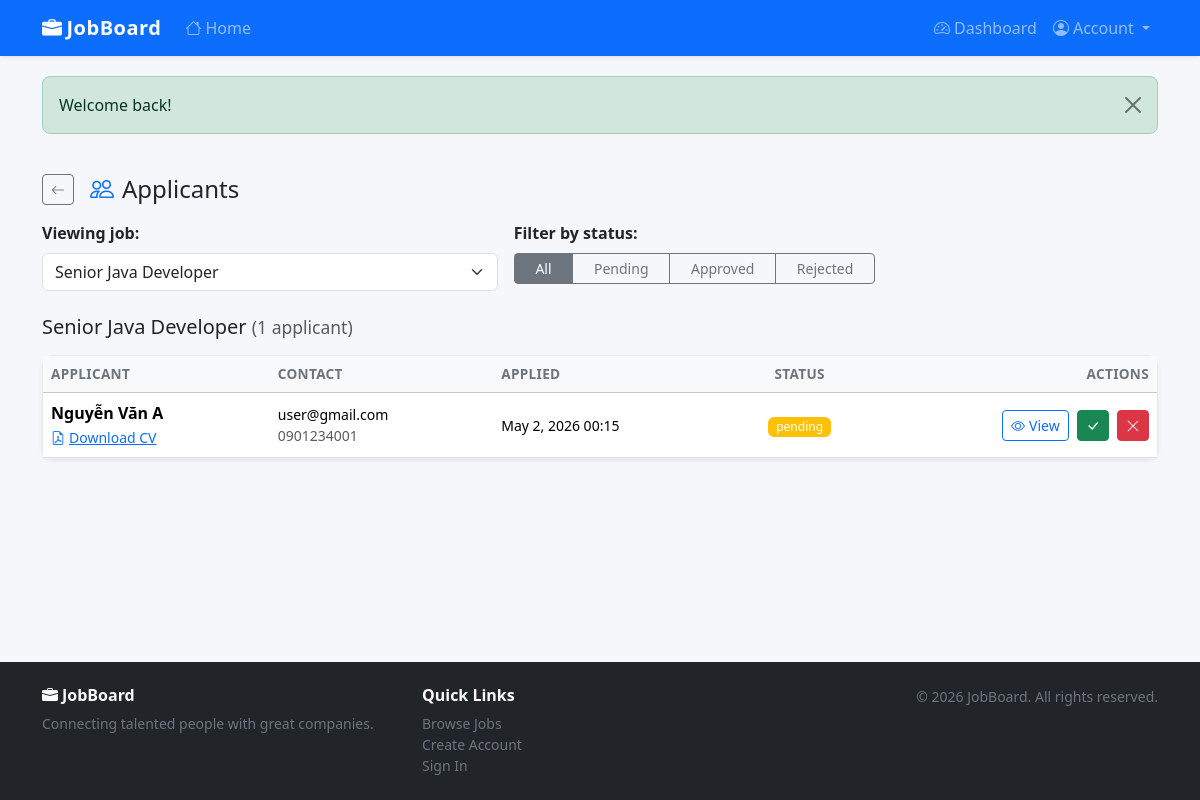
The page /employer/applicants.php?job_id=1 (signed in) on the database its author committed.
### tables this page shows
CREATE TABLE `job_posts` (
  `id`           int(10) UNSIGNED NOT NULL AUTO_INCREMENT,
  `employer_id`  int(10) UNSIGNED NOT NULL,
  `title`        varchar(200)     NOT NULL,
  `description`  text             NOT NULL,
  `requirements` text             DEFAULT NULL,
  `salary`       varchar(100)     DEFAULT NULL COMMENT 'DEPRECATED — use salary_min/salary_max',
  `salary_min`   bigint(20)       DEFAULT NULL,
  `salary_max`   bigint(20)       DEFAULT NULL,
  `currency`     enum('VND','USD','EUR') NOT NULL DEFAULT 'VND',
  `end_date`     date             DEFAULT NULL COMMENT 'Application deadline',
  `recruit_type` enum('fulltime','parttime','online','offline') NOT NULL DEFAULT 'fulltime',
  `location`     varchar(150)     DEFAULT NULL,
  `category`     varchar(100)     DEFAULT NULL,
  `status`       enum('open','closed') NOT NULL DEFAULT 'open',
  `created_at`   datetime         NOT NULL DEFAULT current_timestamp(),
  PRIMARY KEY (`id`),
  KEY `idx_jp_employer`  (`employer_id`),
  KEY `idx_jp_status`    (`status`),
  KEY `idx_jp_created`   (`created_at`),
  KEY `idx_jp_end_date`  (`end_date`),
  CONSTRAINT `fk_jp_employer` FOREIGN KEY (`employer_id`) REFERENCES `employer_profiles` (`id`) ON DELETE CASCADE
);

CREATE TABLE `applications` (
  `id`           int(10) UNSIGNED NOT NULL AUTO_INCREMENT,
  `job_id`       int(10) UNSIGNED NOT NULL,
  `jobseeker_id` int(10) UNSIGNED NOT NULL,
  `cover_letter` text             DEFAULT NULL,
  `status`       enum('pending','approved','rejected') NOT NULL DEFAULT 'pending',
  `applied_at`   datetime         NOT NULL DEFAULT current_timestamp(),
  PRIMARY KEY (`id`),
  UNIQUE KEY `uq_jobseeker_employer_active` (`job_id`,`jobseeker_id`),
  KEY `idx_app_jobseeker` (`jobseeker_id`),
  CONSTRAINT `fk_app_job`    FOREIGN KEY (`job_id`)       REFERENCES `job_posts`          (`id`) ON DELETE CASCADE,
  CONSTRAINT `fk_app_seeker` FOREIGN KEY (`jobseeker_id`) REFERENCES `jobseeker_profiles` (`id`) ON DELETE CASCADE
);

CREATE TABLE `jobseeker_profiles` (
  `id`          int(10) UNSIGNED NOT NULL AUTO_INCREMENT,
  `user_id`     int(10) UNSIGNED NOT NULL,
  `fullname`    varchar(150)     NOT NULL DEFAULT '',
  `phone`       varchar(30)      DEFAULT NULL,
  `bio`         text             DEFAULT NULL,
  `cv_path`     varchar(255)     DEFAULT NULL,
  `avatar_path` varchar(255)     DEFAULT NULL,
  `last_update` datetime         DEFAULT NULL,
  `skills`      text             DEFAULT NULL COMMENT 'Comma-separated list of skills',
  `education`   varchar(255)     DEFAULT NULL,
  `location`    varchar(255)     DEFAULT NULL,
  `status`      enum('active','inactive') NOT NULL DEFAULT 'active',
  PRIMARY KEY (`id`),
  UNIQUE KEY `uq_jsp_user` (`user_id`),
  CONSTRAINT `fk_jsp_user` FOREIGN KEY (`user_id`) REFERENCES `users` (`id`) ON DELETE CASCADE
);

CREATE TABLE `users` (
  `id`            int(10) UNSIGNED NOT NULL AUTO_INCREMENT,
  `email`         varchar(180)     NOT NULL,
  `password_hash` varchar(255)     NOT NULL,
  `role`          enum('employer','jobseeker') NOT NULL,
  `created_at`    datetime         NOT NULL DEFAULT current_timestamp(),
  `last_login`    datetime         DEFAULT NULL,
  `status`        enum('active','inactive') NOT NULL DEFAULT 'active',
  PRIMARY KEY (`id`),
  UNIQUE KEY `uq_users_email` (`email`)
);

### employer/applicants.php (the view, shortened to what this page needs)
<?php
$user  = getCurrentUser();
$epId  = $user['profile_id'];
$jobId = (int)($_GET['job_id'] ?? 0);
try {
    $pdo = getDB();
    $jobStmt = $pdo->prepare(
        'SELECT jp.id, jp.title FROM job_posts jp WHERE jp.id = ? AND jp.employer_id = ?'
    );
    $jobStmt->execute([$jobId, $epId]);
    $job = $jobStmt->fetch();
    $allJobs = $pdo->prepare(
        'SELECT id, title FROM job_posts WHERE employer_id = ? ORDER BY created_at DESC'
    );
    $allJobs->execute([$epId]);
    $allJobs = $allJobs->fetchAll();
    $statusFilter = $_GET['status'] ?? '';
    $where  = ['a.job_id = ?'];
    $params = [$jobId];
    $whereSQL = 'WHERE ' . implode(' AND ', $where);
    $appStmt = $pdo->prepare(
        'SELECT a.id AS app_id, a.status, a.applied_at, a.cover_letter,
                jsp.id AS profile_id, jsp.fullname, jsp.phone, jsp.cv_path,
                u.email
         FROM applications a
         JOIN jobseeker_profiles jsp ON jsp.id = a.jobseeker_id
         JOIN users u ON u.id = jsp.user_id
         ' . $whereSQL . '
         ORDER BY a.applied_at DESC'
    );
    $appStmt->execute($params);
    $applications = $appStmt->fetchAll();
} catch (PDOException $e) {
    error_log($e->getMessage());
    setFlash('danger', 'Could not load applications.');
    header('Location: /website/employer/manage_posts.php');
    exit;
}
$badgeMap = ['pending' => 'warning', 'approved' => 'success', 'rejected' => 'danger'];
require_once __DIR__ . '/../includes/header.php';
?>
<div class="d-flex align-items-center mb-3 gap-3">
  <a href="/website/employer/manage_posts.php" class="btn btn-outline-secondary btn-sm">
    <i class="bi bi-arrow-left"></i>
  </a>
  <h4 class="mb-0">
    <i class="bi bi-people me-2 text-primary"></i>Applicants
  </h4>
</div>
<div class="row g-3 mb-4">
  <div class="col-md-5">
    <label class="form-label fw-semibold">Viewing job:</label>
    <form method="get" class="d-flex gap-2">
      <select name="job_id" class="form-select" onchange="this.form.submit()">
        <?php foreach ($allJobs as $j): ?>
          <option value="<?= $j['id'] ?>"
            <?= $j['id'] == $jobId ? 'selected' : '' ?>>
            <?= htmlspecialchars($j['title']) ?>
          </option>
        <?php endforeach; ?>
      </select>
    </form>
  </div>
  <div class="col-md-4">
    <label class="form-label fw-semibold">Filter by status:</label>
    <div class="btn-group w-100">
      <?php foreach ([''=>'All','pending'=>'Pending','approved'=>'Approved','rejected'=>'Rejected'] as $val => $label): ?>
        <a href="?job_id=<?= $jobId ?>&status=<?= $val ?>"
           class="btn btn-sm btn-<?= $statusFilter === $val ? '' : 'outline-' ?>secondary">
          <?= $label ?>
        </a>
      <?php endforeach; ?>
    </div>
  </div>
</div>
<h5 class="mb-3">
  <?= htmlspecialchars($job['title']) ?>
  <small class="text-muted">(<?= count($applications) ?> applicant<?= count($applications) != 1 ? 's' : '' ?>)</small>
</h5>
<?php if (empty($applications)): ?>
  <div class="text-center py-5 text-muted">
    <i class="bi bi-inbox fs-1 d-block mb-3"></i>
    No applications<?= $statusFilter ? ' with status "' . htmlspecialchars($statusFilter) . '"' : '' ?>.
  </div>
<?php else: ?>
  <div class="card shadow-sm">
    <div class="table-responsive">
      <table class="table table-hover align-middle mb-0">
        <thead class="table-light">
          <tr>
            <th>Applicant</th>
            <th>Contact</th>
            <th>Applied</th>
            <th class="text-center">Status</th>
            <th class="text-end">Actions</th>
          </tr>
        </thead>
        <tbody>
          <?php foreach ($applications as $app): ?>
            <tr>
              <td>
                <div class="fw-semibold">
                  <?= htmlspecialchars($app['fullname'] ?: 'Anonymous') ?>
                </div>
                <?php if ($app['cv_path']): ?>
                  <a href="/website/<?= htmlspecialchars($app['cv_path']) ?>"
                     target="_blank" class="small text-primary">
                    <i class="bi bi-file-earmark-pdf me-1"></i>Download CV
                  </a>
                <?php else: ?>
                  <span class="small text-muted">No CV uploaded</span>
                <?php endif; ?>
              </td>
              <td>
                <div class="small"><?= htmlspecialchars($app['email']) ?></div>
                <?php if ($app['phone']): ?>
                  <div class="small text-muted"><?= htmlspecialchars($app['phone']) ?></div>
                <?php endif; ?>
              </td>
              <td class="text-nowrap small">
                <?= date('M j, Y H:i', strtotime($app['applied_at'])) ?>
              </td>
              <td class="text-center">
                <span class="badge bg-<?= $badgeMap[$app['status']] ?>">
                  <?= $app['status'] ?>
                </span>
              </td>
              <td class="text-end text-nowrap">
                <a href="/website/employer/view_applicant.php?app_id=<?= $app['app_id'] ?>"
                   class="btn btn-sm btn-outline-primary me-1">
                  <i class="bi bi-eye me-1"></i>View
                </a>
                <?php if ($app['status'] !== 'approved'): ?>
                  <form method="post" class="d-inline">
                    <button class="btn btn-sm btn-success me-1">
                      <i class="bi bi-check-lg"></i>
                    </button>
                  </form>
                <?php endif; ?>
                <?php if ($app['status'] !== 'rejected'): ?>
                  <form method="post" class="d-inline">
                    <button class="btn btn-sm btn-danger">
                      <i class="bi bi-x-lg"></i>
                    </button>
                  </form>
                <?php endif; ?>
              </td>
            </tr>
          <?php endforeach; ?>
        </tbody>
      </table>
    </div>
  </div>
<?php endif; ?>
<?php require_once __DIR__ . '/../includes/footer.php'; ?>

### assets/css/style.css (style rules this page uses)
html { scroll-padding-top: 70px; }
body { font-family: 'Segoe UI', system-ui, -apple-system, sans-serif; background-color: #f5f7fa; color: #212529; padding-top: 60px; display: flex; flex-direction: column; min-height: 100vh; }
.card { border: 1px solid rgba(0, 0, 0, .08); border-radius: .625rem; }
.table th { font-weight: 600; font-size: .85rem; text-transform: uppercase; letter-spacing: .3px; color: #6c757d; }
.badge { font-weight: 500; }

### rows shown on the page
job_posts: title "Senior Java Developer"
applications: jobseeker.fullname "Nguyễn Văn A", users.email "user@gmail.com", jobseeker.phone "0901234001", applied_at "May 2, 2026 00:15", status "pending"

### other values the page prints
$flash['msg'] "Welcome back!"
$label "All"
$label "Pending"
$label "Approved"
$label "Rejected"
count($applications) "1"
form field job_id "Senior Java Developer"
